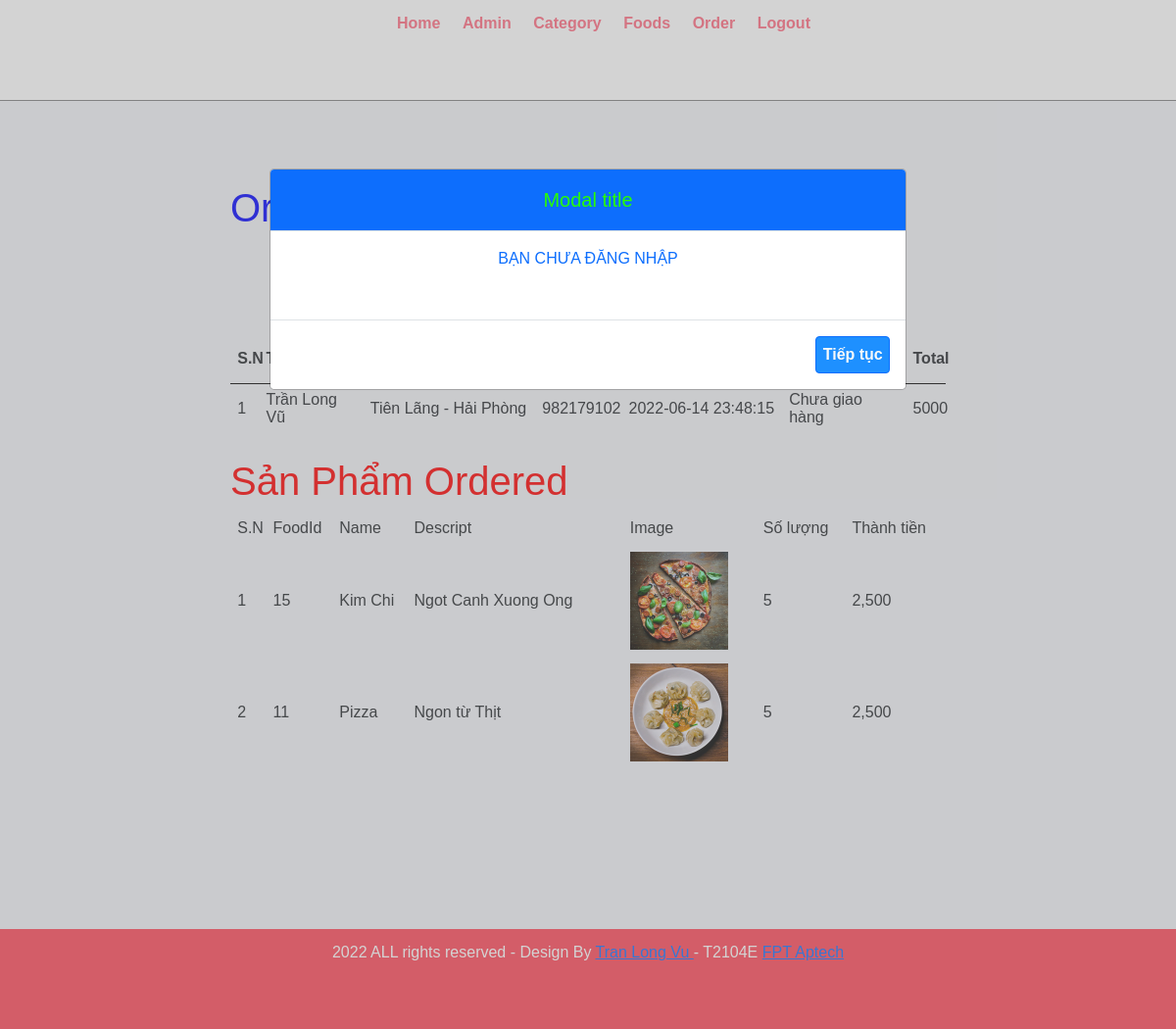
Screenshot of /index-admin.php?module=ordered&act=chitiet&id=3 with the database file from the repository.
### tables this page shows
CREATE TABLE `user` (
  `id` int(11) NOT NULL,
  `name` varchar(30) NOT NULL,
  `email` varchar(30) NOT NULL,
  `password` varchar(50) NOT NULL,
  `address` varchar(100) NOT NULL,
  `telephone` int(11) NOT NULL
);

CREATE TABLE `ordered` (
  `id` int(11) NOT NULL,
  `userId` int(11) NOT NULL,
  `address` varchar(100) NOT NULL,
  `telephone` int(11) NOT NULL,
  `date` datetime NOT NULL DEFAULT current_timestamp(),
  `price` int(11) NOT NULL,
  `auth` tinyint(1) NOT NULL DEFAULT 0
);

CREATE TABLE `food` (
  `id` int(11) NOT NULL,
  `name` varchar(100) NOT NULL,
  `descript` varchar(1000) NOT NULL,
  `price` int(11) NOT NULL,
  `image_name` varchar(50) NOT NULL,
  `active` varchar(5) NOT NULL,
  `cateId` int(11) NOT NULL,
  `sale` int(11) NOT NULL DEFAULT 0
);

CREATE TABLE `ordereddetail` (
  `id` int(11) NOT NULL,
  `orderedId` int(11) NOT NULL,
  `foodId` int(11) NOT NULL,
  `price` int(11) NOT NULL,
  `piece` int(11) NOT NULL
);

### Models/clsDatabase.php (called while the page is built, shortened)
<?php
class clsDatabase
{
    public $conn = null;
    function __construct()
    {
        try {
            $this->conn = new pdo("mysql:host=localhost;dbname=website-project", "root", '');
            $this->conn->exec('set names utf8');
        } catch (\Throwable $th) {
            echo '<h3>' . $th->getMessage() . '</h3>';
            die('loi database');
        }
    }
    function ThucThiSQL($sql, $data = null)
    {
        $this->pdo_stm = $this->conn->prepare($sql);
        $result = false;
        if ($data !== null) {
            $result =   $this->pdo_stm->execute($data);
        } else
            $result = $this->pdo_stm->execute();
        return $result;
    }
}

### Models/clsOrdered.php (called while the page is built, shortened)
<?php
require_once("clsDatabase.php");
class clsOrdered
{
	public $db;
	function __construct()
	{
		$this->db = new clsDatabase();
	}
	function Ordereddetail($id)
	{
		$sql = "SELECT *,  `ordered`.id AS orderedId,`food`.id  AS foodId,
					`ordereddetail`.piece AS piece , `food`.name AS name ,
					`ordereddetail`.`price`AS price, `ordered`.`price` AS total,
					`user`.`name` AS userName  FROM `ordered`
				INNER JOIN `ordereddetail` ON `ordered`.`id` = `ordereddetail`.`orderedId`
				INNER JOIN `food` ON `ordereddetail`.`foodId` = `food`.`id`
				INNER JOIN user ON `ordered`.userId = `user`.id
				WHERE `ordered`.`id` = ?";
		$data[] = $id;
		$ketqua = $this->db->ThucthiSQL($sql, $data);
		if ($ketqua == TRUE)
			$this->data = $this->db->pdo_stm;
		return $ketqua;
	}
}

### Views/vAdmin/vOrderedDetails.php (the view, shortened to what this page needs)
<div class="main-content">
    <div class="wrapper">
        <h1 style="color:blue;">Ordered Detail</h1>
        <br />
        <br /><br /><br />
        <table class="tbl-full">
            <tr>
                <th>S.N</th>
                <th>Tên KH</th>
                <th>Địa chỉ</th>
                <th>Điện thoại</th>
                <th>Ngày Order</th>
                <th>Trạng thái</th>
                <th>Total</th>
            </tr>
            <?php
      $data = $ordered->data;
      $rows[] = $data->fetch();
      $sn = 0;
      $sn++;
      ?>
            <tr>
                <td> <?= $sn ?> </td>
                <td> <?= $rows[0]["userName"] ?> </td>
                <td> <?= $rows[0]["address"] ?> </td>
                <td> <?= $rows[0]["telephone"] ?> </td>
                <td> <?= $rows[0]["date"] ?></td>
                <td> <?= $rows[0]["auth"] === 1 ? 'Đã giao hàng' : 'Chưa giao hàng' ?> </td>
                <td> <?= $rows[0]["total"] ?> </td>
            </tr>
        </table>
        <br>
        <h1 style="color:red;">Sản Phẩm Ordered</h1>
        <table class="tbl-full">
            <tr>
                <td>S.N</td>
                <td>FoodId</td>
                <td>Name</td>
                <td>Descript</td>
                <td>Image</td>
                <td>Số lượng</td>
                <td>Thành tiền</td>
            </tr>
            <?php
      foreach ($data as $row) {
        $rows[] = $row;
      }
      $sn = 0;
      foreach ($rows as $row) {
        $image_name = $row["image_name"];
        $sn++;
      ?>
            <tr>
                <td><?= $sn ?></td>
                <td><?= $row["foodId"] ?></td>
                <td><?= $row["name"] ?></td>
                <td><?= $row["descript"] ?></td>
                <td>
                    <img width="100" src="Uploads/image/<?= $image_name ?>"><br>
                </td>
                <td><?= $row["piece"] ?></td>
                <td><?= number_format($row["piece"] * $row["price"]) ?></td>
            </tr>
            <?php
      }
      ?>
        </table>
    </div>
</div>

### css/admin.css (style rules this page uses)
* { margin: 0; padding: 0; box-sizing: border-box; font-family: Arial, Helvetica, sans-serif; }
.wrapper { padding: 1%; width: 80%; margin: 0 auto; padding-bottom: 50px; }
.tbl-full { width: 100%; }
table tr th { border-bottom:1px solid black ; padding: 1%; text-align: left; }
table tr td { padding: 1%; }
.main-content { background-color: #f1f2f6; padding: 3% 0; }

### rows the page displays
user: name "Trần Long Vũ", address "Tiên Lãng - Hải Phòng", telephone "982179102"
ordered: date "2022-06-14 23:48:15", price "5000", food.id "15", food.name "Kim Chi", food.descript "Ngot Canh Xuong Ong", food.image_name (picture), ordereddetail.piece "5", ordereddetail.piece+price "2,500", food.id "11", food.name "Pizza", food.descript "Ngon từ Thịt"

### other values shown
$thongbao "BẠN CHƯA ĐĂNG NHẬP"
$sn "1"
